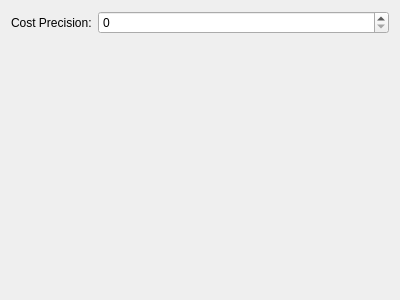
<?xml version="1.0" encoding="UTF-8"?>
<ui version="4.0">
 <class>Config</class>
 <widget class="QWidget" name="Config">
  <property name="geometry">
   <rect>
    <x>0</x>
    <y>0</y>
    <width>400</width>
    <height>300</height>
   </rect>
  </property>
  <layout class="QFormLayout" name="formLayout">
   <item row="0" column="0">
    <widget class="QLabel" name="costLabel">
     <property name="text">
      <string>Cost Precision:</string>
     </property>
    </widget>
   </item>
   <item row="0" column="1">
    <widget class="QSpinBox" name="kcfg_PrettyCostPrecision"/>
   </item>
  </layout>
 </widget>
 <resources/>
 <connections/>
</ui>
